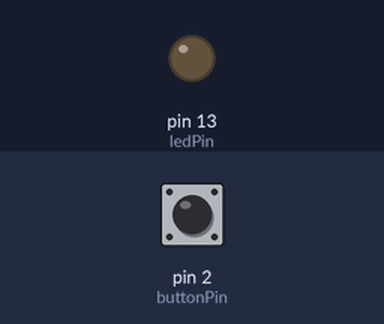
A sketch run on a simulated Arduino Uno, built with avr-gcc and run on an emulated ATmega328P. Parts: output pins drawn as LEDs (lit = HIGH). Dashed ring = blinking. The inputs (shaded band) are chosen by the test bench; at power-on: pin 2 (buttonPin) LOW.

Above: at 1.2 s.
1.3 s: pin 2 (buttonPin) pulled HIGH for 1 s
At 1.55 s:
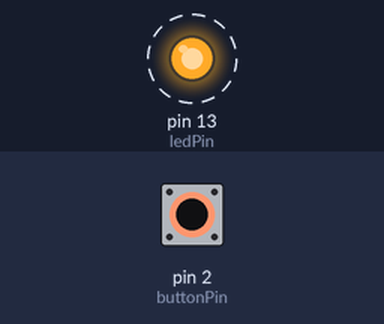
4.3 s: pin 2 (buttonPin) pulled HIGH for 3.2 s
At 8.6 s:
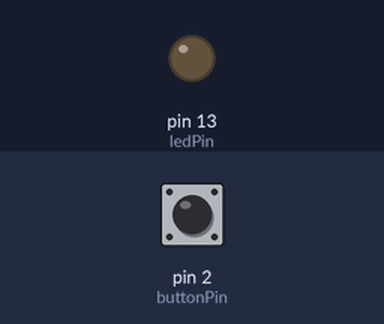
Timing chart, 0 to 10.1 s (numbered marks = the images above; inputs shaded):
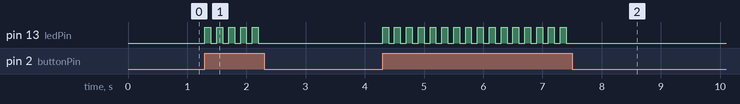

Measured:
- after the input at 1.3 s, pin 13 (ledPin): alternates HIGH for 0.10 s and LOW for 0.10 s, 10 changes in all, then stays LOW, starting at once
- after the input at 4.3 s, pin 13 (ledPin): alternates HIGH for 0.10 s and LOW for 0.10 s, 32 changes in all, then stays LOW, starting at once

The sketch:

SwitchButt.ino
```cpp
//Arduino code to switch on and off a button;

// constants won't change.
const int buttonPin = 2;     // the number of the pushbutton pin
const int ledPin =  13;      // the number of the LED pin

// variables will change:
int buttonState = 0;         // variable for reading the pushbutton status
int stato = 0;               // variable to create the statements of the button

void setup() {
  Serial.begin(9600);
  // initialize the LED pin as an output:
  pinMode(ledPin, OUTPUT);
  // initialize the pushbutton pin as an input:
  pinMode(buttonPin, INPUT);
}

void loop(){
  // read the state of the pushbutton value:
  buttonState = digitalRead(buttonPin);

  // check if the buttonState is on HIGH and apply a value of 1
  // so what happend is that the reading loop will be: 1-0;1-1;1-0;1-1;
  if (buttonState == HIGH){
    stato = 1 - stato;
  }

  // if it is, the buttonState is HIGH:
  if (stato == 1) {
    // turn LED on:
    digitalWrite(ledPin, HIGH);
  }
  // else
  else {
    // turn LED off:
    digitalWrite(ledPin, LOW);
  }delay(100);
}
```
